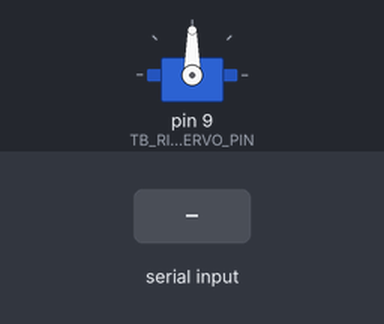
The sketch below on a simulated Arduino Uno, built for the host (arithmetic inside an expression is 32-bit, double 64-bit). Shown: servo. The inputs (shaded band) are chosen by the test bench. What the sketch prints to the serial monitor is not drawn.

Above: at 1.2 s.
1.3 s: "sweep\n" received over Serial
4.3 s: "stop\n" received over Serial
Timing chart, 0 to 7.3 s (numbered marks = the images above; inputs shaded):
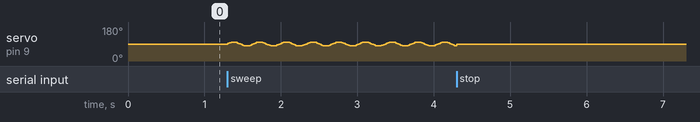

The sketch:

rig.ino
```cpp
// Calibration rig. Servo signal on TB_RIG_SERVO_PIN, common ground with the
// controller, and a separate 5 V supply for the SG90. theta = center + A*sin(2*pi*f*t).
// Serial commands at 115200: "f <hz>", "a <deg>", "stop", "sweep".

#include "rig_control.h"

#include <Servo.h>

#ifndef TB_RIG_SERVO_PIN
#define TB_RIG_SERVO_PIN 9
#endif

#ifndef TB_RIG_UPDATE_US
#define TB_RIG_UPDATE_US 20000
#endif

static Servo g_servo;
static RigController g_rig;
static uint32_t g_last_us = 0;
static char g_line[64];
static size_t g_line_len = 0;

static void handle_line(const char* text) {
  const RigCommand command = parse_rig_command(text);
  const uint32_t now_us = micros();
  const uint32_t now_ms = millis();
  if (command.kind == RigCommand::Frequency) {
    g_rig.set_frequency(command.value, now_us);
  } else if (command.kind == RigCommand::Amplitude) {
    g_rig.set_amplitude(command.value);
  } else if (command.kind == RigCommand::Stop) {
    g_rig.stop();
    g_servo.write(static_cast<int>(RigController::kCenterDeg));
  } else if (command.kind == RigCommand::Sweep) {
    g_rig.start_sweep(now_ms, now_us);
  } else if (command.kind == RigCommand::Unknown) {
    Serial.println("{\"type\":\"log\",\"message\":\"unknown command\"}");
    return;
  } else {
    return;
  }
  if (g_rig.take_warning()) {
    char warning[180];
    if (format_speed_warning(warning, static_cast<int>(sizeof(warning)), g_rig.status()) > 0) {
      Serial.println(warning);
    }
  }
}

static void poll_serial() {
  while (Serial.available() > 0) {
    const char c = static_cast<char>(Serial.read());
    if (c == '\n' || c == '\r') {
      if (g_line_len > 0) {
        g_line[g_line_len] = '\0';
        handle_line(g_line);
        g_line_len = 0;
      }
      continue;
    }
    if (g_line_len + 1 < sizeof(g_line)) {
      g_line[g_line_len++] = c;
    }
  }
}

void setup() {
  Serial.begin(115200);
  g_servo.attach(TB_RIG_SERVO_PIN);
  g_servo.write(static_cast<int>(RigController::kCenterDeg));
  g_last_us = micros();
  Serial.println("{\"type\":\"log\",\"message\":\"rig ready\"}");
}

void loop() {
  poll_serial();
  const uint32_t now_us = micros();
  if (now_us - g_last_us < TB_RIG_UPDATE_US) {
    return;
  }
  g_last_us = now_us;
  RigOutput output{};
  const bool cycle =
      g_rig.update(now_us, millis(), static_cast<float>(TB_RIG_UPDATE_US) / 1000000.0f, output);
  g_servo.write(static_cast<int>(output.theta_deg + 0.5f));
  if (g_rig.take_warning()) {
    char warning[180];
    if (format_speed_warning(warning, static_cast<int>(sizeof(warning)), g_rig.status()) > 0) {
      Serial.println(warning);
    }
  }
  if (cycle) {
    char line[160];
    const RigStatus& status = g_rig.status();
    if (format_rig_json(line, static_cast<int>(sizeof(line)), status.set_hz, output.measured_hz, status.amp_deg) > 0) {
      Serial.println(line);
    }
  }
}
```

rig_control.cpp
```cpp
#include "rig_control.h"

#include <cmath>
#include <cstdio>
#include <cstring>

namespace {

constexpr double kPi = 3.141592653589793;
constexpr float kSweepHz[] = {3.0f, 4.0f, 5.0f, 6.0f, 7.0f, 8.0f};

float clampf(float value, float low, float high) {
  if (value < low) {
    return low;
  }
  if (value > high) {
    return high;
  }
  return value;
}

}  // namespace

RigController::RigController()
    : phase_(0.0),
      cycle_start_us_(0),
      cycle_open_(false),
      warning_pending_(false),
      sweep_index_(0),
      sweep_started_ms_(0) {
  status_.set_hz = 0.0f;
  status_.requested_amp_deg = 10.0f;
  status_.amp_deg = 10.0f;
  status_.peak_deg_s = 0.0f;
  status_.limited = false;
  status_.running = false;
  status_.sweeping = false;
}

void RigController::apply_limit() {
  const float peak = static_cast<float>(2.0 * kPi * status_.set_hz * status_.requested_amp_deg);
  status_.peak_deg_s = peak;
  if (status_.set_hz > 0.0f && peak > kSpeedLimitDps) {
    status_.amp_deg = kSpeedLimitDps / static_cast<float>(2.0 * kPi * status_.set_hz);
    status_.limited = true;
    warning_pending_ = true;
    return;
  }
  status_.amp_deg = status_.requested_amp_deg;
  status_.limited = false;
  warning_pending_ = false;
}

void RigController::begin_motion(uint32_t now_us) {
  phase_ = 0.0;
  cycle_start_us_ = now_us;
  cycle_open_ = true;
}

void RigController::set_frequency(float hz, uint32_t now_us) {
  if (hz < 0.0f) {
    hz = 0.0f;
  }
  status_.sweeping = false;
  status_.set_hz = hz;
  status_.running = hz > 0.0f;
  apply_limit();
  if (status_.running) {
    begin_motion(now_us);
  }
}

void RigController::set_amplitude(float deg) {
  if (deg < 0.0f) {
    deg = 0.0f;
  }
  status_.requested_amp_deg = deg;
  apply_limit();
}

void RigController::stop() {
  status_.running = false;
  status_.sweeping = false;
  status_.set_hz = 0.0f;
  phase_ = 0.0;
  cycle_open_ = false;
  apply_limit();
}

void RigController::start_sweep(uint32_t now_ms, uint32_t now_us) {
  if (status_.requested_amp_deg <= 0.0f) {
    status_.requested_amp_deg = 10.0f;
  }
  sweep_index_ = 0;
  sweep_started_ms_ = now_ms;
  status_.sweeping = true;
  status_.set_hz = kSweepHz[0];
  status_.running = true;
  apply_limit();
  begin_motion(now_us);
}

bool RigController::update(uint32_t now_us, uint32_t now_ms, float nominal_dt_s, RigOutput& out) {
  if (status_.sweeping && now_ms - sweep_started_ms_ >= kSweepStepMs) {
    sweep_index_ += 1;
    sweep_started_ms_ = now_ms;
    if (sweep_index_ >= static_cast<int>(sizeof(kSweepHz) / sizeof(kSweepHz[0]))) {
      stop();
    } else {
      status_.set_hz = kSweepHz[sweep_index_];
      apply_limit();
      begin_motion(now_us);
    }
  }
  out.measured_hz = status_.set_hz;
  out.cycle_done = false;
  if (!status_.running || status_.set_hz <= 0.0f || nominal_dt_s <= 0.0f) {
    out.theta_deg = kCenterDeg;
    return false;
  }
  if (!cycle_open_) {
    begin_motion(now_us);
  }
  phase_ += 2.0 * kPi * static_cast<double>(status_.set_hz) * static_cast<double>(nominal_dt_s);
  if (phase_ + 1e-6 >= 2.0 * kPi) {
    const double cycles = phase_ / (2.0 * kPi);
    const uint32_t elapsed_us = now_us - cycle_start_us_;
    if (elapsed_us > 0) {
      out.measured_hz = static_cast<float>(cycles / (static_cast<double>(elapsed_us) / 1000000.0));
    }
    phase_ = std::fmod(phase_, 2.0 * kPi);
    cycle_start_us_ = now_us;
    out.cycle_done = true;
  }
  const float theta = rig_angle(kCenterDeg, status_.amp_deg, phase_);
  out.theta_deg = clampf(theta, kMinDeg, kMaxDeg);
  return out.cycle_done;
}

bool RigController::take_warning() {
  if (!warning_pending_) {
    return false;
  }
  warning_pending_ = false;
  return status_.limited;
}

const RigStatus& RigController::status() const { return status_; }

RigCommand parse_rig_command(const char* text) {
  RigCommand command{RigCommand::None, 0.0f};
  if (text == nullptr) {
    return command;
  }
  while (*text == ' ' || *text == '\t') {
    ++text;
  }
  char line[64];
  int length = 0;
  for (; text[length] != '\0' && length + 1 < static_cast<int>(sizeof(line)); ++length) {
    char c = text[length];
    if (c >= 'A' && c <= 'Z') {
      c = static_cast<char>(c - 'A' + 'a');
    }
    line[length] = c;
  }
  line[length] = '\0';
  if (std::strcmp(line, "stop") == 0) {
    command.kind = RigCommand::Stop;
    return command;
  }
  if (std::strcmp(line, "sweep") == 0) {
    command.kind = RigCommand::Sweep;
    return command;
  }
  char name[16] = {};
  float value = 0.0f;
  if (std::sscanf(line, "%15s %f", name, &value) != 2) {
    command.kind = line[0] == '\0' ? RigCommand::None : RigCommand::Unknown;
    return command;
  }
  if (std::strcmp(name, "f") == 0) {
    command.kind = RigCommand::Frequency;
    command.value = value;
    return command;
  }
  if (std::strcmp(name, "a") == 0) {
    command.kind = RigCommand::Amplitude;
    command.value = value;
    return command;
  }
  command.kind = RigCommand::Unknown;
  return command;
}

float rig_angle(float center_deg, float amp_deg, double phase) {
  return center_deg + amp_deg * static_cast<float>(std::sin(phase));
}

int format_rig_json(char* dest, int capacity, float set_hz, float measured_hz, float amp_deg) {
  if (dest == nullptr || capacity < 2) {
    return -1;
  }
  const int wrote = std::snprintf(dest, static_cast<size_t>(capacity),
                                  "{\"type\":\"rig\",\"set_hz\":%.4f,\"measured_hz\":%.4f,\"amp_deg\":%.3f}",
                                  set_hz, measured_hz, amp_deg);
  if (wrote < 0 || wrote >= capacity) {
    return -1;
  }
  return wrote;
}

int format_speed_warning(char* dest, int capacity, const RigStatus& status) {
  if (dest == nullptr || capacity < 2) {
    return -1;
  }
  const int wrote = std::snprintf(
      dest, static_cast<size_t>(capacity),
      "{\"type\":\"log\",\"message\":\"SG90 speed limit\",\"set_hz\":%.4f,\"requested_amp_deg\":%.3f,"
      "\"amp_deg\":%.3f,\"peak_deg_s\":%.1f}",
      status.set_hz, status.requested_amp_deg, status.amp_deg, status.peak_deg_s);
  if (wrote < 0 || wrote >= capacity) {
    return -1;
  }
  return wrote;
}
```

rig_control.h
```cpp
#pragma once

#include <stdint.h>

// SG90 sine drive. Peak speed is 2*pi*f*A in degrees per second.
// Above the speed limit the amplitude is reduced. This is a motion
// setpoint, not a clinical measurement.

struct RigStatus {
  float set_hz;
  float requested_amp_deg;
  float amp_deg;
  float peak_deg_s;
  bool limited;
  bool running;
  bool sweeping;
};

struct RigOutput {
  float theta_deg;
  float measured_hz;
  bool cycle_done;
};

struct RigCommand {
  enum Kind { None, Frequency, Amplitude, Stop, Sweep, Unknown } kind;
  float value;
};

class RigController {
 public:
  static constexpr float kCenterDeg = 90.0f;
  static constexpr float kSpeedLimitDps = 600.0f;
  static constexpr float kMinDeg = 0.0f;
  static constexpr float kMaxDeg = 180.0f;
  static constexpr uint32_t kSweepStepMs = 15000;

  RigController();

  void set_frequency(float hz, uint32_t now_us);
  void set_amplitude(float deg);
  void stop();
  void start_sweep(uint32_t now_ms, uint32_t now_us);
  bool update(uint32_t now_us, uint32_t now_ms, float nominal_dt_s, RigOutput& out);
  bool take_warning();
  const RigStatus& status() const;

 private:
  void apply_limit();
  void begin_motion(uint32_t now_us);

  RigStatus status_;
  double phase_;
  uint32_t cycle_start_us_;
  bool cycle_open_;
  bool warning_pending_;
  int sweep_index_;
  uint32_t sweep_started_ms_;
};

RigCommand parse_rig_command(const char* text);
float rig_angle(float center_deg, float amp_deg, double phase);
int format_rig_json(char* dest, int capacity, float set_hz, float measured_hz, float amp_deg);
int format_speed_warning(char* dest, int capacity, const RigStatus& status);
```
